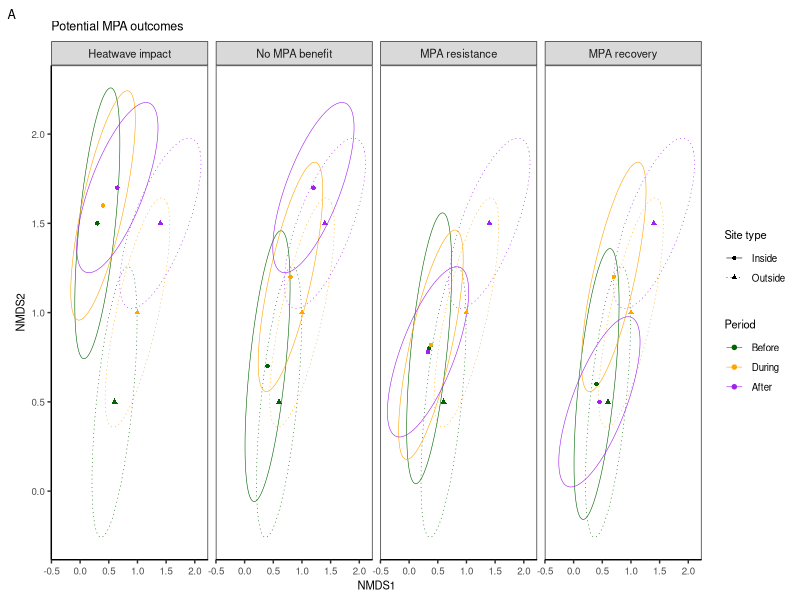

Write R code to recreate this figure. (Note: this script raises an error after producing the figure.)


# Read data
################################################################################

# Clear workspace
rm(list = ls())

# Packages
library(tidyverse)

# Directories
plotdir <- "analyses/5community_climate_ecology/figures"


# Ellipse helper function
################################################################################

# Function to create ellipse
create_ellipse_df <- function(l, h, x1, y1, theta_deg, n = 100) {
  
  # Convert theta from degrees to radians
  theta <- theta_deg * pi / 180
  
  # Generate angles evenly spaced between 0 and 2*pi
  angles <- seq(0, 2 * pi, length.out = n)
  
  # Compute x and y coordinates for each angle
  x <- x1 + l * cos(angles) * cos(theta) - h * sin(angles) * sin(theta)
  y <- y1 + l * cos(angles) * sin(theta) + h * sin(angles) * cos(theta)
  
  # Create the data frame
  ellipse_df <- data.frame(x = x, y = y)
  
  # Return
  return(ellipse_df)
  
}

# Example usage
l <- 5  # length
h <- 3  # height
x1 <- 0  # centroid x-coordinate
y1 <- 0  # centroid y-coordinate
theta_deg <- 45  # angle in degrees

# Run function
ellipse_data <- create_ellipse_df(l, h, x1, y1, theta_deg, n = 100)


# Simulate outside ellipses
################################################################################

# Outside ellipse parameters
outside_par <- tibble(site_type="Outside", 
                      period=c("Before", "During", "After"),
                      x1=c(0.6, 1, 1.4),
                      y1=c(0.5, 1, 1.5),
                      l=rep(0.8,3),
                      h=rep(0.3,3),
                      theta=c(70, 50, 30))

# Build outside ellipses
x <- 1
outside_ell <- purrr::map_df(1:nrow(outside_par), function(x){
  
  # Simulate
  period <- outside_par$period[x]
  df <-  create_ellipse_df(l=outside_par$l[x], 
                           h=outside_par$h[x], 
                           x1=outside_par$x1[x], 
                           y1=outside_par$y1[x], 
                           theta_deg=outside_par$theta[x], 
                           n = 100) %>% 
    mutate(site_type="Outside", 
           period=period) %>% 
    select(site_type, period, x, y)
  
})

# Ellipses for each scenario
scenarios <- c("Heatwave impact", "No MPA benefit", "MPA resistance", "MPA recovery")
outside_ell_all <- purrr::map_df(1:length(scenarios), function(x){
  
  # Simulates
  scenario <- scenarios[x]
  df <- outside_ell %>% 
    mutate(scenario=scenario) %>% 
    select(scenario, everything())
  
})

# Centroids for each scenario
outside_ell_pts_all <- purrr::map_df(1:length(scenarios), function(x){
  
  # Simulates
  scenario <- scenarios[x]
  df <- outside_par %>% 
    mutate(scenario=scenario) %>% 
    select(scenario, everything())
  
})

# Simulate inside ellipses
################################################################################

# Inside ellipse parameters
inside_par <- tibble(site_type="Inside", 
                     scenario=c(rep("Heatwave impact", 3),
                                rep("No MPA benefit", 3),
                                rep("MPA resistance", 3),
                                rep("MPA recovery", 3)),
                     period=rep(c("Before", "During", "After"), 4),
                     x1=c(0.3, 0.4, 0.65,
                           0.4, 0.8, 1.2,
                           0.35, 0.38, 0.33,
                           0.4, 0.7, 0.45),
                      y1=c(1.5, 1.6, 1.7,
                           0.7, 1.2, 1.7,
                           0.8, 0.82, 0.78, 
                           0.6, 1.2, 0.5),
                      l=0.8,
                      h=0.3,
                      theta=rep(c(70, 50, 30), 4))

# Build inside ellipses
x <- 1
inside_ell <- purrr::map_df(1:nrow(inside_par), function(x){
  
  # Simulate
  period <- inside_par$period[x]
  scenario <- inside_par$scenario[x]
  df <-  create_ellipse_df(l=inside_par$l[x], 
                           h=inside_par$h[x], 
                           x1=inside_par$x1[x], 
                           y1=inside_par$y1[x], 
                           theta_deg=inside_par$theta[x], 
                           n = 100) %>% 
    mutate(scenario=scenario,
           site_type="Inside", 
           period=period) %>% 
    select(scenario, site_type, period, x, y)
  
})



# Merge inside/outside ellipses
################################################################################

# Merge ellipses
data_sim <- bind_rows(outside_ell_all, inside_ell) %>% 
  mutate(scenario=factor(scenario, levels=scenarios),
         period=factor(period, levels=c("Before", "During", "After")),
         site_type=factor(site_type, levels=c("Inside", "Outside")))

# Merge ellipse centroids
data_sim_pts <- bind_rows(outside_ell_pts_all, inside_par) %>% 
  mutate(scenario=factor(scenario, levels=scenarios),
         period=factor(period, levels=c("Before", "During", "After")),
         site_type=factor(site_type, levels=c("Inside", "Outside")))


# Plot data
################################################################################

# Theme
my_theme <-  theme(axis.text=element_text(size=7),
                   axis.title=element_text(size=8),
                   legend.text=element_text(size=7),
                   legend.title=element_text(size=8),
                   strip.text=element_text(size=8),
                   plot.title=element_text(size=9),
                   plot.tag = element_text(size=9),
                   # Gridlines
                   panel.grid.major = element_blank(), 
                   panel.grid.minor = element_blank(),
                   panel.background = element_blank(), 
                   axis.line = element_line(colour = "black"),
                   # Legend
                   legend.key.size = unit(0.5, "cm"),
                   legend.background = element_rect(fill=alpha('blue', 0)))


# Plot data
g <- ggplot(data_sim, aes(x=x, y=y, color=period, linetype=site_type)) +
  facet_wrap(~scenario, nrow=1) +
  # Ellipses
  geom_path(linewidth=0.2) +
  geom_point(data_sim_pts, mapping=aes(x=x1, y=y1, color=period, shape=site_type), size=1.2) +
  # Labels
  labs(x="NMDS1", y="NMDS2", tag="A", title="Potential MPA outcomes") +
  # Legends
  scale_linetype_manual(name="Site type", values=c("solid", "dotted"), drop=F) +
  scale_shape_manual(name="Site type", values=c(16, 17), drop=F) +
  scale_color_manual(name="Period", values=c("darkgreen", "orange", "purple")) +
  # Theme
  theme_bw() + my_theme
g

# Export
ggsave(g, filename=file.path(plotdir, "Fig2_conceptual_schematic.png"), 
       width=6.5, height=2.25, units="in", dpi=600)







